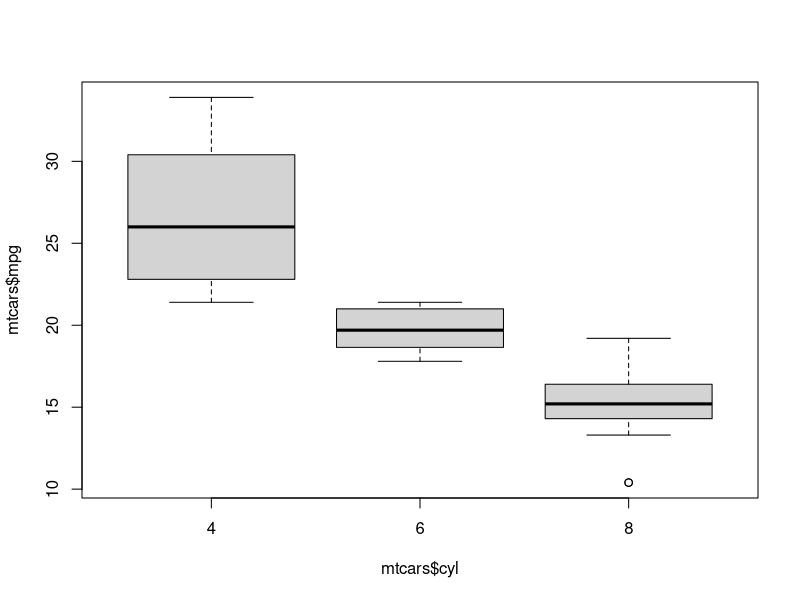

Generate this figure with R:
## ---- chunk 1
#| label: fig-draper-prison-location
#| fig-cap: draper prison location

boxplot(mtcars$mpg ~ mtcars$cyl)
## ---- chunk 2
#| label: tbl-point-se-data
#| tbl-cap: the point se data

knitr::kable(head(mtcars))
